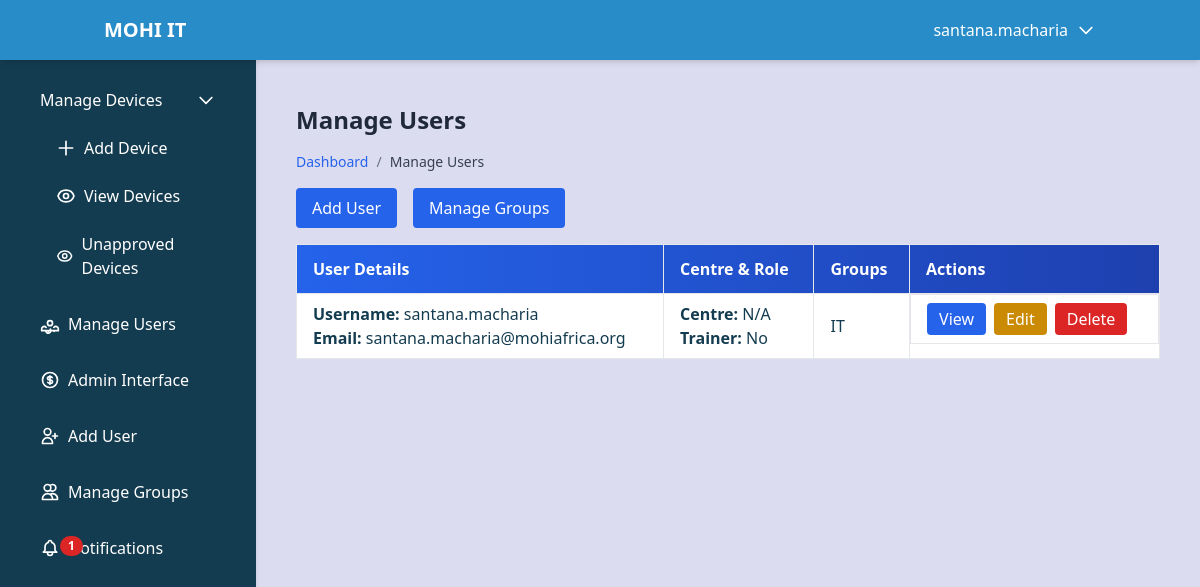
/manage-users/ (signed in), run on the app's committed database.
### devices/models.py (models this page shows, shortened)
class CustomUser(AbstractUser):
    is_trainer = models.BooleanField(default=False)
    is_staff = models.BooleanField(default=True)
    centre = models.ForeignKey('Centre', on_delete=models.SET_NULL, null=True, blank=True)
    groups = models.ManyToManyField(
        'auth.Group',
        related_name='customuser_set',
        blank=True,
        help_text='The groups this user belongs to.',
        verbose_name='groups',
    )

### devices/views.py (the view)
# urls.py: path('manage-users/', views.manage_users, name='manage_users'),
@login_required
@user_passes_test(lambda u: u.is_superuser)
def manage_users(request):
    users = CustomUser.objects.all()
    centres = Centre.objects.all()
    groups = Group.objects.all()
    permissions = Permission.objects.all()
    for user in users:
        user.stats = {
            'devices_added': user.imports_added.count(),
            'devices_approved': user.imports_approved.count() if request.user.is_superuser else 0,
            'devices_updated': user.pending_updates.count() if request.user.is_trainer else 0
        }
    return render(request, 'manage_users.html', {
        'users': users,
        'centres': centres,
        'groups': groups,
        'permissions': permissions
    })

### devices/context_processors.py (called while the page is built)
def notification_count(request):
    if request.user.is_authenticated:
        count = Notification.objects.filter(user=request.user, is_read=False).count()
        return {'notification_count': count}
    return {'notification_count': 0}

### devices/templates/manage_users.html (shortened to what this page needs)
{% extends 'dashboard.html' %}
{% load static %}
{% block content %}
<div class="container mx-auto p-4">
  <h2 class="text-2xl font-bold mb-4 text-gray-800">Manage Users</h2>
  <nav class="text-sm mb-4">
    <ul class="flex space-x-2">
      <li><a href="{% url 'dashboard' %}" class="text-blue-600 hover:text-blue-800 transition duration-200">Dashboard</a></li>
      <li><span class="text-gray-500">/</span></li>
      <li><span class="text-gray-700">Manage Users</span></li>
    </ul>
  </nav>
  <div class="mb-4 flex flex-col sm:flex-row sm:space-x-4 space-y-2 sm:space-y-0">
    <button onclick="showModal('add')" class="bg-blue-600 text-white px-4 py-2 rounded hover:bg-blue-700 transition duration-200 w-full sm:w-auto">Add User</button>
    {% if request.user.is_superuser %}
      <button onclick="showModal('manage_groups')" class="bg-blue-600 text-white px-4 py-2 rounded hover:bg-blue-700 transition duration-200 w-full sm:w-auto">Manage Groups</button>
    {% endif %}
  </div>
  <div class="overflow-x-auto">
    <table class="min-w-full bg-white border shadow-sm">
      <thead>
        <tr class="bg-gradient-to-r from-blue-600 to-blue-800 text-white">
          <th class="py-3 px-4 border text-left">User Details</th>
          <th class="py-3 px-4 border text-left">Centre & Role</th>
          <th class="py-3 px-4 border text-left">Groups</th>
          <th class="py-3 px-4 border text-left">Actions</th>
        </tr>
      </thead>
      <tbody id="userTableBody">
        {% for user in users %}
          <tr class="hover:bg-gray-50 animate__animated animate__fadeIn transition duration-150" data-user-id="{{ user.pk }}" data-username="{{ user.username }}" data-email="{{ user.email }}" data-first-name="{{ user.first_name|default:'' }}" data-last-name="{{ user.last_name|default:'' }}" data-centre="{{ user.centre.id|default:'' }}" data-is-trainer="{{ user.is_trainer }}" data-is-staff="{{ user.is_staff }}" data-is-superuser="{{ user.is_superuser }}" data-groups="{% for group in user.groups.all %}{{ group.id }}{% if not forloop.last %},{% endif %}{% endfor %}" data-devices-added="{{ user.stats.devices_added }}" data-devices-approved="{{ user.stats.devices_approved|default:'0' }}" data-devices-updated="{{ user.stats.devices_updated|default:'0' }}">
            <td class="py-2 px-4 border">
              <strong>Username:</strong> {{ user.username }}<br>
              <strong>Email:</strong> {{ user.email }}
            </td>
            <td class="py-2 px-4 border">
              <strong>Centre:</strong> {{ user.centre.name|default:"N/A" }}<br>
              <strong>Trainer:</strong> {{ user.is_trainer|yesno:"Yes,No" }}
            </td>
            <td class="py-2 px-4 border">{{ user.groups.all|join:", "|default:"N/A" }}</td>
            <td class="py-2 px-4 border flex space-x-2">
              <button onclick="showModal('view', {{ user.pk }})" class="bg-blue-600 text-white px-3 py-1 rounded hover:bg-blue-700 transition duration-200">View</button>
              <button onclick="showModal('update', {{ user.pk }})" class="bg-yellow-600 text-white px-3 py-1 rounded hover:bg-yellow-700 transition duration-200">Edit</button>
              <button onclick="showModal('delete', {{ user.pk }})" class="bg-red-600 text-white px-3 py-1 rounded hover:bg-red-700 transition duration-200">Delete</button>
            </td>
          </tr>
        {% empty %}
          <tr>
            <td colspan="4" class="py-2 px-4 border text-center text-gray-600">No users found.</td>
          </tr>
        {% endfor %}
      </tbody>
    </table>
  </div>
</div>
{% endblock %}

### devices/templates/dashboard.html (shortened to what this page needs)
<!DOCTYPE html>
<html lang="en">
<head>
    <script src="https://cdn.tailwindcss.com"></script>
</head>
<body class="flex flex-col min-h-screen bg-light text-primary">
    <header class="bg-accent text-white shadow-md fixed w-full z-50">
        <div class="container mx-auto px-4 py-4 flex items-center justify-between">
            <div class="flex items-center">
                <a href="{% url 'dashboard' %}" class="text-xl font-bold text-white no-underline hover:text-light">{{ "MOHI IT" }}</a>
            </div>
            <div class="relative">
                <button id="accountDropdown" class="flex items-center space-x-2 focus:outline-none">
                    <span>{{ user.username }}</span>
                    <svg class="w-5 h-5" fill="none" stroke="currentColor" viewBox="0 0 24 24">
                        <path stroke-linecap="round" stroke-linejoin="round" stroke-width="2" d="M19 9l-7 7-7-7"></path>
                    </svg>
                </button>
            </div>
        </div>
    </header>
    <aside id="sidebar" class="bg-primary text-white w-64 p-6 shadow-md fixed h-screen z-40 transition-transform duration-300 -translate-x-full md:translate-x-0">
        <nav>
            <ul class="space-y-4">
                <li>
                    <a href="{% url 'dashboard' %}" class="flex items-center text-white hover:bg-secondary px-4 py-2 rounded">
                    </a>
                </li>
                <li>
                    <a href="#" class="flex items-center justify-between text-white hover:bg-secondary px-4 py-2 rounded" id="manageDevicesToggle">
                        Manage Devices
                        <svg class="w-5 h-5" fill="none" stroke="currentColor" viewBox="0 0 24 24">
                            <path stroke-linecap="round" stroke-linejoin="round" stroke-width="2" d="M19 9l-7 7-7-7"></path>
                        </svg>
                    </a>
                    <ul id="manageDevicesDropdown" class="ml-4 space-y-2 pt-2 hidden">
                        <li>
                            <a href="{% url 'import_add' %}" class="flex items-center text-white hover:bg-secondary px-4 py-2 rounded block">
                                <svg class="w-5 h-5 mr-2" fill="none" stroke="currentColor" viewBox="0 0 24 24">
                                    <path stroke-linecap="round" stroke-linejoin="round" stroke-width="2" d="M12 4v16m8-8H4"></path>
                                </svg>
                                Add Device
                            </a>
                        </li>
                        <li>
                            <a href="{% url 'display_approved_imports' %}" class="flex items-center text-white hover:bg-secondary px-4 py-2 rounded block">
                                View Devices
                            </a>
                        </li>
                        <li>
                            <a href="{% url 'display_unapproved_imports' %}" class="flex items-center text-white hover:bg-secondary px-4 py-2 rounded block">
                                Unapproved Devices
                            </a>
                        </li>
                    </ul>
                </li>
                {% if user.is_superuser %}
                    <li>
                        <a href="{% url 'manage_users' %}" class="flex items-center text-white hover:bg-secondary px-4 py-2 rounded">
                            <svg class="w-5 h-5 mr-2" fill="none" stroke="currentColor" viewBox="0 0 24 24">
                                <path stroke-linecap="round" stroke-linejoin="round" stroke-width="2" d="M17 20h5v-2a3 3 0 00-5.356-1.857M17 20H7m10 0v1m-7 0v-1m-3 0a3 3 0 105.356-1.857M7 20H2v-2a3 3 0 015.356-1.857M12 14a3 3 0 110-6 3 3 0 010 6z"></path>
                            </svg>
                            Manage Users
                        </a>
                    </li>
                    <li>
                        <a href="/admin/" class="flex items-center text-white hover:bg-secondary px-4 py-2 rounded">
                            Admin Interface
                        </a>
                    </li>
                    <li>
                        <a href="{% url 'user_add' %}" class="flex items-center text-white hover:bg-secondary px-4 py-2 rounded">
                            <svg class="w-5 h-5 mr-2" fill="none" stroke="currentColor" viewBox="0 0 24 24">
                                <path stroke-linecap="round" stroke-linejoin="round" stroke-width="2" d="M18 9v3m0 0v3m0-3h3m-3 0h-3m-2-5a4 4 0 11-8 0 4 4 0 018 0zM3 20a6 6 0 0112 0v1H3v-1z"></path>
                            </svg>
                            Add User
                        </a>
                    </li>
                    <li>
                        <a href="{% url 'manage_groups' %}" class="flex items-center text-white hover:bg-secondary px-4 py-2 rounded">
                            <svg class="w-5 h-5 mr-2" fill="none" stroke="currentColor" viewBox="0 0 24 24">
                                <path stroke-linecap="round" stroke-linejoin="round" stroke-width="2" d="M12 4.354a4 4 0 110 5.292M15 21H3v-1a6 6 0 0112 0v1zm0 0h6v-1a6 6 0 00-9-5.197M13 7a4 4 0 11-8 0 4 4 0 018 0z"></path>
                            </svg>
                            Manage Groups
                        </a>
                    </li>
                {% endif %}
                <li>
                    <a href="{% url 'notifications_view' %}" class="flex items-center text-white hover:bg-secondary px-4 py-2 rounded">
                        <div class="relative flex items-center">
                            Notifications
                            {% if notification_count > 0 %}
                                <span class="absolute top-0 left-5 inline-flex items-center justify-center px-2 py-1 text-xs font-bold leading-none text-white bg-red-600 rounded-full">
                                    {{ notification_count }}
                                </span>
                            {% endif %}
                        </div>
                    </a>
                </li>
            </ul>
        </nav>
    </aside>
    <main class="flex-1 p-6 mt-16 md:ml-64">
        {% block content %}
        {% endblock %}
    </main>
</body>
</html>

### devices/templates/dashboard.html (style rules this page uses)
.bg-primary { background-color: #143C50; }
.bg-light { background-color: #DCDCF0; }
.bg-accent { background-color: #288CC8; }
.text-primary { color: #143C50; }

### data on the page
CustomUser: username "santana.macharia", email "santana.macharia@mohiafrica.org", centre.name "N/A", is_trainer "No", groups.all "IT"

### other printed values
{{ "MOHI IT" }} "MOHI IT"
{{ notification_count }} "1"
